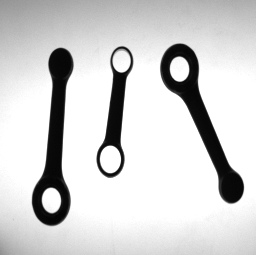
#> input picture imgs_1/TESI00.BMP, 256 x 255 px
$ jupyter execute --allow-errors FinalResult.ipynb   (older library calls are emulated)
#> lines starting #> are read from the running program, lines starting #| are printed output that depends on the picture; after the words box and inside, x2 and y2 are one past the last pixel; in counts of white or black regions, pixels touching at a corner belong together
#> further down, img is the input picture: shape (255, 256); min 4, max 255, mean 208.4
# Visual Inspection of Motorcycle Connecting Rods
## Final implementation

[cell 1]
import numpy as np
import cv2
from matplotlib import pyplot as plt
import math

[cell 2]
def binarizeImage(img):
    # 3 pass of median blur, to remove iron powder
    img_filtered = cv2.medianBlur(img, 3)
    img_filtered = cv2.medianBlur(img_filtered, 3)
    img_filtered = cv2.medianBlur(img_filtered, 3)

    # binarize image
    th_otsu, img_bin = cv2.threshold(img_filtered, 0, 255, cv2.THRESH_OTSU)
    img_bin = 255-img_bin

    return img_bin, th_otsu

[cell 3]
def distance(p1, p2):
    return math.sqrt((p1[0]-p2[0])**2 + (p1[1]-p2[1])**2)

def HaralickCircularity(cont):
    moments = cv2.moments(cont)
    B = int(moments['m10']/moments['m00']), int(moments['m01']/moments['m00'])

    sum = 0
    for p in cont:
        sum += distance(B, p[0])

    mean = sum / len(cont)

    sum = 0
    for p in cont:
        sum += (distance(B, p[0]) - mean)**2

    variance = sum / len(cont)


    return mean/math.sqrt(variance)

[cell 4]
# [40 lines of commented-out code are left out]

[cell 5]
def findRodContours(img_bin, th_bin):
    rod_type = []
    ext_cont = []
    holes_cont = []
    blobs = []

    th_area = 100
    th_circularity = 5
    th_defectDistance = 50

    connectivity = 8
    num_labels, labels, stats, centroid = cv2.connectedComponentsWithStats(img_bin, connectivity, th_bin,  cv2.CV_32S)

    for i in range(1,num_labels):   #first label is background
        area = stats[i, cv2.CC_STAT_AREA]

        # Remove residue of iron powder
        if area < th_area:
            labels[labels==i] = 0
            continue

        blob = (labels==i).astype("uint8") * 255
        cont, hierarchy = cv2.findContours(image=blob, mode=cv2.RETR_CCOMP, method=cv2.CHAIN_APPROX_SIMPLE)

        ext_cont_i = 0
        holes_cont_i = 0
        type_i = 0

        for idx, c in enumerate(hierarchy[0]):
            if c[3] == -1:  # if it has no parent, it is external

                if c[2] == -1:  # a rod must have at least one hole
                    continue

                # Remove washers, check circularity
                circularity = HaralickCircularity(cont[idx])
                if circularity > th_circularity:
                    continue

                hole_1 = hierarchy[0][c[2]]

                if hole_1[0] == -1: # only one hole: type A
                    type_i = 'A'
                    ext_cont_i = cont[idx][:,0]
                    holes_cont_i = [cont[c[2]][:,0]]
                    continue

                hole_2 = hierarchy[0][hole_1[0]]

                if hole_2[0] == -1: # two holes: type B
                    type_i = 'B'
                    ext_cont_i = cont[idx][:,0]
                    holes_cont_i = [cont[c[2]][:,0], cont[hole_1[0]][:,0]]

                continue    # a rod cannot have more than two holes

        if type_i != 0:   # append only if it is a rod
            ext_cont.append(ext_cont_i)
            holes_cont.append(holes_cont_i)
            rod_type.append(type_i)
            blobs.append(blob)

    # Rebuild the image with only the blobs
    img_blob = np.zeros(img_bin.shape)
    for blob in blobs:
        img_blob = np.logical_or(img_blob, blob)
    img_blob = img_blob.astype("uint8")*255
    img_blob = np.stack([img_blob, img_blob, img_blob], axis=-1)    # 3 channel image to draw over it

    return img_blob, ext_cont, holes_cont, rod_type

[cell 6]
def computeMinimumEnclosingRectangle(cont):
    # Moments of the blob
    moments = cv2.moments(cont)
    m00 = moments['m00']        # OpenCV compute moments as Mji = sum(x^j*y^i)
    m11 = moments['mu11']       # i,j inverted compared to the slide
    m10 = moments['m10']
    m01 = moments['m01']
    m20 = moments['mu20']
    m02 = moments['mu02']

    # Barycenter
    bx, by = int(m10/m00), int(m01/m00)

    # Orientation
    theta = -0.5*math.atan(2*m11/(m20-m02))
    theta = np.where(m20-m02 > 0, theta, theta+math.pi/2)   #the previous formula is a minimum(major axis)
                                                            #only if the denominator is > 0 ???
    theta = np.where(theta < 0, theta+math.pi, theta)   # orientation must be in the interval [0,pi]

    # Major and Minor axis
    alpha, beta = -math.sin(theta), math.cos(theta)

    a_MA = alpha
    b_MA = -beta
    c_MA = beta*by - alpha*bx
    MA = (a_MA, b_MA, c_MA)

    a_MI = beta
    b_MI = alpha
    c_MI = -beta*bx - alpha*by
    MI = (a_MI, b_MI, c_MI)

    # Compute the four points laying at maximum distance on opposite sides of the two axes
    dMAmin = float("inf")
    dMAmax = -float("inf")
    dMImin = float("inf")
    dMImax = -float("inf")

    i1, j1 = 0, 0   # Major axis, positive side
    i2, j2 = 0, 0   # Major axis, negative side
    i3, j3 = 0, 0   # Minor axis, positive side
    i4, j4 = 0, 0   # Minor axis, negative side

    normMA = math.sqrt(a_MA*a_MA + b_MA*b_MA)
    normMI = math.sqrt(a_MI*a_MI + b_MI*b_MI)

    for j, i in cont:
        dMA = (a_MA*j+b_MA*i+c_MA) / normMA
        dMI = (a_MI*j+b_MI*i+c_MI) / normMI

        if dMA < dMAmin:
            dMAmin = dMA
            i1, j1 = i, j

        if dMA > dMAmax:
            dMAmax = dMA
            i2, j2 = i, j

        if dMI < dMImin:
            dMImin = dMI
            i3, j3 = i, j

        if dMI > dMImax:
            dMImax = dMI
            i4, j4 = i, j

    # Offsets of the lines parallel to the major and minor axis
    cl1 = -a_MA*j1 - b_MA*i1
    cl2 = -a_MA*j2 - b_MA*i2
    cw1 = -a_MI*j3 - b_MI*i3
    cw2 = -a_MI*j4 - b_MI*i4

    # Vertex of the Minimum Enclosing Rectangle
    v1 = [(b_MA*cw1 - b_MI*cl1)/(a_MA*b_MI-b_MA*a_MI), (a_MI*cl1 - a_MA*cw1)/(a_MA*b_MI-b_MA*a_MI)]
    v2 = [(b_MA*cw2 - b_MI*cl1)/(a_MA*b_MI-b_MA*a_MI), (a_MI*cl1 - a_MA*cw2)/(a_MA*b_MI-b_MA*a_MI)]
    v3 = [(b_MA*cw1 - b_MI*cl2)/(a_MA*b_MI-b_MA*a_MI), (a_MI*cl2 - a_MA*cw1)/(a_MA*b_MI-b_MA*a_MI)]
    v4 = [(b_MA*cw2 - b_MI*cl2)/(a_MA*b_MI-b_MA*a_MI), (a_MI*cl2 - a_MA*cw2)/(a_MA*b_MI-b_MA*a_MI)]
    vrtx = np.array([v1,v2,v4,v3], np.int32)

    return vrtx, (bx,by), MA, MI, theta

[cell 7]
def getRotatedROI(img, vrtx, W, L):
    dst = np.float32([[0,0], [W,0], [0,L], [W,L]])
    src = np.float32([vrtx[2], vrtx[1], vrtx[3], vrtx[0]])

    transform_matrix = cv2.getPerspectiveTransform(src,dst)
    roi = cv2.warpPerspective(img, transform_matrix, (W,L))
    return roi, transform_matrix

def computeBarycenterWidth(roi, B):
    y = int(B[0][0][1])
    x1, x2 = 0, 0
    previous_pixel = 0
    current_pixel = 0
    for i in range(1, roi.shape[1]):
        previous_pixel = current_pixel
        current_pixel = roi[y, i]
        if previous_pixel == 0 and current_pixel > 0:
            x1 = i
        if previous_pixel > 0 and current_pixel == 0:
            x2 = i

    return x2-x1

def computeBlobMeasure(img_bin, ext_cont, MER_vrtx, barycenters):
    lengths = []
    widths = []
    b_widths = []

    for i, (cont, vrtx, B) in enumerate(zip(ext_cont, MER_vrtx, barycenters)):
        W = distance(vrtx[0], vrtx[3])
        L = distance(vrtx[0], vrtx[2])
        roi, transform_matrix = getRotatedROI(img_bin, vrtx, int(W), int(L))
        Wb = computeBarycenterWidth(roi, cv2.perspectiveTransform(np.float32([[B]]), transform_matrix))

        lengths.append(L)
        widths.append(W)
        b_widths.append(Wb)

        # [4 lines of commented-out code are left out]

    return lengths, widths, b_widths

[cell 8]
def drawMER(img, MER_vrtx, color):
    for i, vrtx in enumerate(MER_vrtx):
        cv2.polylines(img, [vrtx], True, color[i][1])

    return img


def drawAxis(img, barycenters, orientation, lengths, widths):
    for i, (b, theta, L, W) in enumerate(zip(barycenters, orientation, lengths, widths)):
        pMA = (int(b[0] + L/6*math.cos(theta)), int(b[1] - L/6*math.sin(theta)))
        img = cv2.arrowedLine(img, b, pMA, (255,0,0))
        pMI = (int(b[0] + W/6*math.cos(theta+math.pi/2)), int(b[1] - W/6*math.sin(theta+math.pi/2)))
        img = cv2.arrowedLine(img, b, pMI, (0,0,255))

    return img


def drawContour(img, ext_cont, holes_cont, contour_color):
    for i, (e_cont, h_cont) in enumerate(zip(ext_cont, holes_cont)):
        e_cont = np.array(e_cont)
        e_cont = np.expand_dims(e_cont, axis=1)
        cv2.drawContours(img, [e_cont], -1, contour_color[i][0], 1)

        for h in h_cont:
            h = np.array(h)
            h = np.expand_dims(h, axis=1)
            cv2.drawContours(img, [h], -1, contour_color[i][1], 1)

    return img


def drawHoleCenters(img, holes_cont, color):
    B_rods = []
    D_rods = []
    for i_r, rod in enumerate(holes_cont):    #for each rod
        B_rod = []
        D_rod = []

        for i_h, hole in enumerate(rod):        #for each hole inside a rod
            ellipse = cv2.fitEllipse(hole)
            (bx,by), (d1,d2), _ = ellipse
            d = (d1+d2) / 2
            cv2.drawMarker(img, (int(bx),int(by)), color[i_r][0], cv2.MARKER_CROSS, 5, 1)
            B_rod.append([bx,by])
            D_rod.append(d)

        B_rods.append(B_rod)
        D_rods.append(D_rod)

    return img, B_rods, D_rods

[cell 9]
# img_list = [    # All
#     'imgs_1/TESI00.BMP', 'imgs_1/TESI01.BMP', 'imgs_1/TESI12.BMP', 'imgs_1/TESI21.BMP',
#     'imgs_1/TESI31.BMP', 'imgs_1/TESI33.BMP',
#     'imgs_2/TESI44.BMP', 'imgs_2/TESI47.BMP', 'imgs_2/TESI48.BMP', 'imgs_2/TESI49.BMP',
#     'imgs_2/TESI50.BMP', 'imgs_2/TESI51.BMP', 'imgs_2/TESI90.BMP', 'imgs_2/TESI92.BMP',
#     'imgs_2/TESI98.BMP'
# ]

img_list = [    # All minus contact point
    'imgs_1/TESI00.BMP', 'imgs_1/TESI01.BMP', 'imgs_1/TESI12.BMP', 'imgs_1/TESI21.BMP',
    'imgs_1/TESI31.BMP', 'imgs_1/TESI33.BMP',
    'imgs_2/TESI44.BMP', 'imgs_2/TESI47.BMP', 'imgs_2/TESI48.BMP', 'imgs_2/TESI49.BMP',
    'imgs_2/TESI90.BMP', 'imgs_2/TESI92.BMP', 'imgs_2/TESI98.BMP'
]


blob_color = [
    [[2, 250, 118], [65, 232, 143], "Green"],
    [[2, 77, 250], [52, 105, 191], "Blue"],
    [[242, 19, 19], [224, 58, 58], "Red"],
    [[225, 26, 240], [192, 71, 201], "Purple"]
]

#> (the rest of this cell did not finish here and is left out)

#> in binarizeImage, `th_otsu, img_bin = cv2.threshold(img_filtered, 0, 255, cv2.THRESH_OTSU)`:
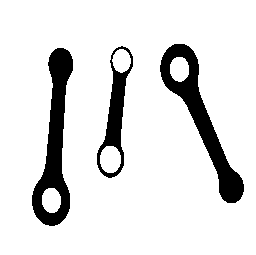
#> img_bin: shape (255, 256); 87.7% white; 3 black regions, box (x1, y1, x2, y2) and area: (32, 48, 73, 226) 3264, (160, 44, 244, 203) 3248, (97, 46, 133, 178) 1492
#> in binarizeImage, `th_otsu, img_bin = cv2.threshold(img_filtered, 0, 255, cv2.THRESH_OTSU)`: th_otsu = 127
    #img_bin = removeContactPoints(img_bin)
    img_result, ext_cont, holes_cont, rod_type = findRodContours(img_bin, th_value)
#> in findRodContours, `num_labels, labels, stats, centroid = cv2.connectedComponentsWithStats..`:
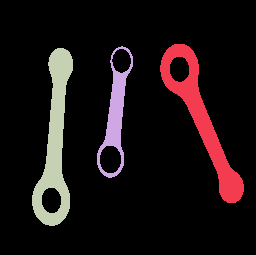
#> labels: shape (255, 256) int32; 4 distinct labels, from 0 to 3; one colour per label, 0 black
#> in findRodContours, `num_labels, labels, stats, centroid = cv2.connectedComponentsWithStats..`: num_labels = 4; stats = [[0, 0, 256, 255, 57276], [160, 44, 84, 159, 3248], [97, 46, 36, 132, 1492], [32, 48, 41, 178, 3264]]; centroid = [[127.8, 127], [201.4, 119.1], [115.2, 114.2], [54.82, 141.3]]
#> the loop in findRodContours, `for i in range(1,num_labels):` made 3 passes
#> area on passes 1 to 3: 3248, 1492, 3264
#> pass 1, in findRodContours, `blob = (labels==i).astype("uint8") * 255`:
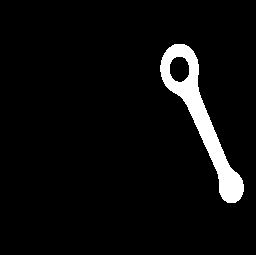
#> blob: shape (255, 256); 5% white; 1 white region, box (x1, y1, x2, y2) and area: (160, 44, 244, 203) 3248
#> pass 3, in findRodContours, `blob = (labels==i).astype("uint8") * 255`:
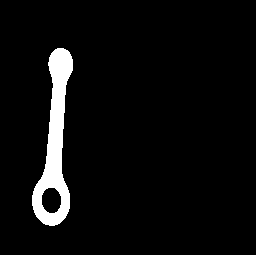
#> blob: shape (255, 256); 5% white; 1 white region, box (x1, y1, x2, y2) and area: (32, 48, 73, 226) 3264
#> after the loop in findRodContours, `for i in range(1,num_labels):`: blobs = 3 items; rod_type = ['A', 'B', 'A']
#> the loop in findRodContours, `for blob in blobs:` made 3 passes
#> pass 2, in findRodContours, `img_blob = np.logical_or(img_blob, blob)`:
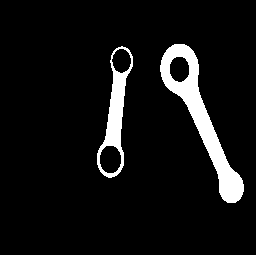
#> img_blob: shape (255, 256) bool; 7.3% white; 2 white regions, box (x1, y1, x2, y2) and area: (160, 44, 244, 203) 3248, (97, 46, 133, 178) 1492
#> `img_result, ext_cont, holes_cont, rod_type = findRodContours(img_bin, ..`: ext_cont = 3 items; rod_type = ['A', 'B', 'A']
#> the loop `for c in ext_cont:` made 3 passes
#> (m00 in computeMinimumEnclosingRectangle, m11 in computeMinimumEnclosingRectangle, m10 in computeMinimumEnclosingRectangle, m01 in computeMinimumEnclosingRectangle, m20 in computeMinimumEnclosingRectangle, m02 in computeMinimumEnclosingRectangle, bx in computeMinimumEnclosingRectangle, by in computeMinimumEnclosingRectangle) on passes 1 to 3: (3460.5, 3235772.1, 688038, 392291.7, 1589519.2, 7717426.5, 198, 113), (2156.5, -374510.1, 248030.7, 248851.3, 105142.6, 3367690, 115, 115), (3461.5, -693279.1, 188209, 512659, 224702.8, 10151566.9, 54, 148)
#> after the loop `for c in ext_cont:`: MER_vrtx = [[[254, 193], [187, 37], [151, 53], [218, 209]], [[121, 178], [136, 47], [109, 44], [94, 175]], [[67, 226], [80, 49], [42, 46], [30, 223]]]; barycenters = [(198, 113), (115, 115), (54, 148)]; major_axis = [(-0.919, 0.395, 137.2), (-0.994, -0.113, 127.2), (-0.998, -0.0693, 64.13)]; minor_axis = [(-0.395, -0.919, 182.1), (0.113, -0.994, 101.3), (0.0693, -0.998, 143.9)]; orientation = [1.98, 1.46, 1.5]

    # Compute Minimum Enclosing Rectangle
    MER_vrtx = []
    barycenters = []
    major_axis = []
    minor_axis = []
    orientation = []

    for c in ext_cont:
        box, B, MA, MI, theta = computeMinimumEnclosingRectangle(c)

        MER_vrtx.append(box)
        barycenters.append(B)
        major_axis.append(MA)
        minor_axis.append(MI)
        orientation.append(theta)

    # Compute Blob Measure
    lengths, widths, b_widths = computeBlobMeasure(img_bin, ext_cont, MER_vrtx, barycenters)
#> the loop in computeBlobMeasure, `for i, (cont, vrtx, B) in enumerate(zip(ext_cont, MER_vrtx, barycenter..` made 3 passes
#> (vrtx, B, W, L, dst in getRotatedROI, src in getRotatedROI, y in computeBarycenterWidth, Wb) on passes 1 to 3: ([[254, 193], [187, 37], [151, 53], [218, 209]], (198, 113), 39.4, 173.8, [[0, 0], [39, 0], [0, 173], [39, 173]], [[151, 53], [187, 37], [218, 209], [254, 193]], 75, 17), ([[121, 178], [136, 47], [109, 44], [94, 175]], (115, 115), 27.17, 134.5, [[0, 0], [27, 0], [0, 134], [27, 134]], [[109, 44], [136, 47], [94, 175], [121, 178]], 71, 16), ([[67, 226], [80, 49], [42, 46], [30, 223]], (54, 148), 37.12, 181.7, [[0, 0], [37, 0], [0, 181], [37, 181]], [[42, 46], [80, 49], [30, 223], [67, 226]], 101, 16)
#> pass 1, in getRotatedROI, `roi = cv2.warpPerspective(img, transform_matrix, (W,L))`:
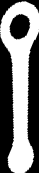
#> roi: shape (173, 39); min 0, max 255, mean 123.1
#> pass 3, in getRotatedROI (call 3), `roi = cv2.warpPerspective(img, transform_matrix, (W,L))`:
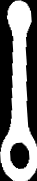
#> roi: shape (181, 37); min 0, max 255, mean 123.8
#> after the loop in computeBlobMeasure, `for i, (cont, vrtx, B) in enumerate(zip(ext_cont, MER_vrtx, barycenter..`: b_widths = [17, 16, 16]; lengths = [173.8, 134.5, 181.7]; widths = [39.4, 27.17, 37.12]
#> `lengths, widths, b_widths = computeBlobMeasure(img_bin, ext_cont, MER_..`: lengths = [173.8, 134.5, 181.7]; widths = [39.4, 27.17, 37.12]; b_widths = [17, 16, 16]

    # Draw result
    img_result = drawContour(img_result, ext_cont, holes_cont, blob_color)
#> the loop in drawContour, `for i, (e_cont, h_cont) in enumerate(zip(ext_cont, holes_cont)):` made 3 passes
#> after the loop in drawContour, `for i, (e_cont, h_cont) in enumerate(zip(ext_cont, holes_cont)):`:
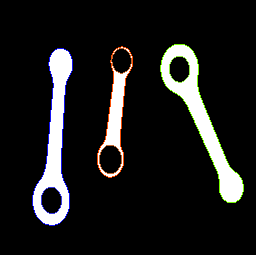
#> img: shape (255, 256, 3); mean of channels 0, 1, 2 28.1, 28.6, 28.7; drawn as B, G, R
    img_result, B_holes, D_holes = drawHoleCenters(img_result, holes_cont, blob_color)
#> the loop in drawHoleCenters, `for i_r, rod in enumerate(holes_cont):` made 3 passes
#> after the loop in drawHoleCenters, `for i_r, rod in enumerate(holes_cont):`: img: shape (255, 256, 3); 0.06% of pixels changed, all inside (x1, y1, x2, y2) = (48, 58, 182, 202)
#> after the loop in drawHoleCenters, `for i_r, rod in enumerate(holes_cont):`: B_rods = [[[179.1, 68.77]], [[109.9, 158.9], [121.1, 60.32]], [[50.97, 199.9]]]; D_rods = [[23.46], [25.54, 21.99], [23.45]]
#> `img_result, B_holes, D_holes = drawHoleCenters(img_result, holes_cont,..`: B_holes has the same summary as B_rods in drawHoleCenters
    img_result = drawAxis(img_result, barycenters, orientation, lengths, widths)
#> the loop in drawAxis, `for i, (b, theta, L, W) in enumerate(zip(barycenters, orientation, len..` made 3 passes
#> (b, theta, L, W, pMA, pMI) on passes 1 to 3: ((198, 113), 1.98, 173.8, 39.4, (186, 86), (191, 115)), ((115, 115), 1.46, 134.5, 27.17, (117, 92), (110, 114)), ((54, 148), 1.5, 181.7, 37.12, (56, 117), (47, 147))
#> pass 2, in drawAxis, `img = cv2.arrowedLine(img, b, pMA, (255,0,0))`:
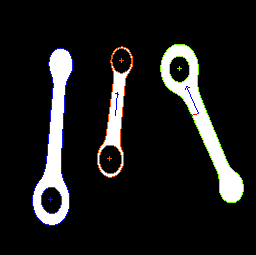
#> img: shape (255, 256, 3); mean of channels 0, 1, 2 28.2, 28.4, 28.6; drawn as B, G, R
#> after the loop in drawAxis, `for i, (b, theta, L, W) in enumerate(zip(barycenters, orientation, len..`: img: shape (255, 256, 3); mean of channels 0, 1, 2 28.1, 28.2, 28.5
    img_result = drawMER(img_result, MER_vrtx, blob_color)
#> the loop in drawMER, `for i, vrtx in enumerate(MER_vrtx):` made 3 passes
#> vrtx on passes 1 to 3: [[254, 193], [187, 37], [151, 53], [218, 209]], [[121, 178], [136, 47], [109, 44], [94, 175]], [[67, 226], [80, 49], [42, 46], [30, 223]]
#> after the loop in drawMER, `for i, vrtx in enumerate(MER_vrtx):`:
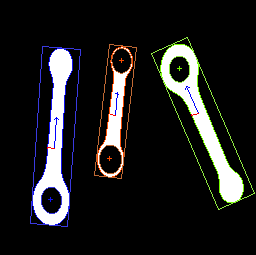
#> img: shape (255, 256, 3); mean of channels 0, 1, 2 30, 30.3, 30.5; drawn as B, G, R
#> the loop `for i in range(0, len(rod_type)):` made 3 passes
#> (printed output is left out)
#> pass 2 of the loop `for img_name in img_list:`:
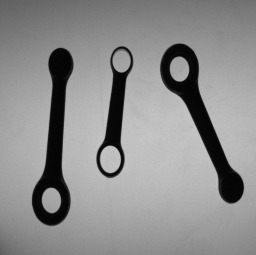
#> input picture imgs_1/TESI01.BMP, 256 x 255 px
#> img is the input picture: shape (255, 256); min 3, max 199, mean 140.8
#> in binarizeImage (call 2), `th_otsu, img_bin = cv2.threshold(img_filtered, 0, 255, cv2.THRESH_OTSU)`:
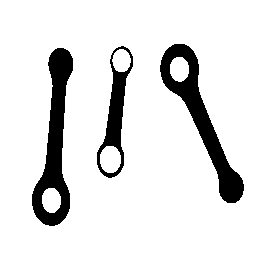
#> img_bin: shape (255, 256); 87.7% white; 3 black regions, box (x1, y1, x2, y2) and area: (32, 48, 73, 226) 3280, (160, 44, 244, 203) 3256, (97, 46, 133, 178) 1503
#> th_otsu = 86
#> labels: shape (255, 256) int32; 4 distinct labels, from 0 to 3
#> the loop in findRodContours (call 2), `for i in range(1,num_labels):` made 3 passes
#> area on passes 1 to 3: 3256, 1503, 3280
#> the loop in findRodContours (call 2), `for blob in blobs:` made 3 passes
#> the loop `for c in ext_cont:` made 3 passes
#> (m00 in computeMinimumEnclosingRectangle, m11 in computeMinimumEnclosingRectangle, m10 in computeMinimumEnclosingRectangle, m01 in computeMinimumEnclosingRectangle, m20 in computeMinimumEnclosingRectangle, m02 in computeMinimumEnclosingRectangle, bx in computeMinimumEnclosingRectangle, by in computeMinimumEnclosingRectangle) on passes 1 to 3: (3465.5, 3235175.8, 688857.5, 392737.7, 1589403.2, 7719979.1, 198, 113), (2164.5, -375378.1, 248890.2, 249630.8, 105773.2, 3382412.5, 114, 115), (3474.5, -695878.8, 188870.5, 514165, 225964.5, 10186140.8, 54, 147)
#> after the loop `for c in ext_cont:`: MER_vrtx = [[[254, 193], [187, 37], [150, 53], [217, 209]], [[121, 178], [136, 47], [109, 44], [94, 175]], [[67, 226], [80, 49], [42, 46], [29, 223]]]; barycenters = [(198, 113), (114, 115), (54, 147)]; major_axis = [(-0.919, 0.395, 137.2), (-0.994, -0.112, 126.2), (-0.998, -0.0694, 64.07)]; minor_axis = [(-0.395, -0.919, 182), (0.112, -0.994, 101.5), (0.0694, -0.998, 142.9)]
#> the loop in computeBlobMeasure (call 2), `for i, (cont, vrtx, B) in enumerate(zip(ext_cont, MER_vrtx, barycenter..` made 3 passes
#> (vrtx, B, W, L, dst in getRotatedROI, src in getRotatedROI, y in computeBarycenterWidth, Wb) on passes 1 to 2: ([[254, 193], [187, 37], [150, 53], [217, 209]], (198, 113), 40.31, 174.4, [[0, 0], [40, 0], [0, 174], [40, 174]], [[150, 53], [187, 37], [217, 209], [254, 193]], 75, 17), ([[121, 178], [136, 47], [109, 44], [94, 175]], (114, 115), 27.17, 134.5, [[0, 0], [27, 0], [0, 134], [27, 134]], [[109, 44], [136, 47], [94, 175], [121, 178]], 71, 16)
#> `lengths, widths, b_widths = computeBlobMeasure(img_bin, ext_cont, MER_..`: lengths = [174.4, 134.5, 181.7]; widths = [40.31, 27.17, 38.12]; b_widths = [17, 16, 17]
#> the loop in drawContour (call 2), `for i, (e_cont, h_cont) in enumerate(zip(ext_cont, holes_cont)):` made 3 passes
#> the loop in drawHoleCenters (call 2), `for i_r, rod in enumerate(holes_cont):` made 3 passes
#> B_holes = [[[179, 68.72]], [[109.9, 158.9], [121.1, 60.22]], [[51.02, 199.9]]]; D_holes = [[23.43], [25.58, 21.94], [23.46]]
#> the loop in drawAxis (call 2), `for i, (b, theta, L, W) in enumerate(zip(barycenters, orientation, len..` made 3 passes
#> (b, theta, L, W, pMA, pMI) on passes 1 to 3: ((198, 113), 1.98, 174.4, 40.31, (186, 86), (191, 115)), ((114, 115), 1.46, 134.5, 27.17, (116, 92), (109, 114)), ((54, 147), 1.5, 181.7, 38.12, (56, 116), (47, 146))
#> pass 2, in drawAxis (call 2), `img = cv2.arrowedLine(img, b, pMA, (255,0,0))`:
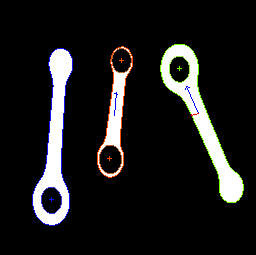
#> img: shape (255, 256, 3); mean of channels 0, 1, 2 28.3, 28.5, 28.7; drawn as B, G, R
#> the loop in drawMER (call 2), `for i, vrtx in enumerate(MER_vrtx):` made 3 passes
#> vrtx on passes 1 to 3: [[254, 193], [187, 37], [150, 53], [217, 209]], [[121, 178], [136, 47], [109, 44], [94, 175]], [[67, 226], [80, 49], [42, 46], [29, 223]]

    # Display result
    plt.figure(figsize=(14,7))
    plt.subplot(1,2,1)
    plt.title(img_name)
    plt.imshow(img, cmap="gray")
    plt.subplot(1,2,2)
    plt.imshow(img_result)
    plt.show()

    # Print measure
    for i in range(0, len(rod_type)):
        print("{}° rod ({}):".format(i+1, blob_color[i][2]))
        print("\t-Type: {}".format(rod_type[i]))
        print("\t-Width: {:.2f}\tLength: {:.2f}\tBar-Width: {}".format(widths[i], lengths[i], b_widths[i]))
        print("\t-Holes:")
        for j in range(0, len(B_holes[i])):
            print("\t\t-{}° hole: B=({:.1f}, {:.1f}),\td={:.1f}".format(j+1, B_holes[i][j][0], B_holes[i][j][1], D_holes[i][j]))

    print("-----------------------------------------------------------------------------------------------------------")
